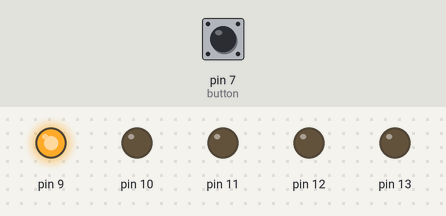
Bench run of a sketch on a simulated Arduino Uno, built with avr-gcc and run on an emulated ATmega328P. Parts: output pins drawn as LEDs (lit = HIGH). The test bench sets the inputs (shaded band); at power-on: pin 7 (button) HIGH.

Above: at 0.05 s.
At 0.75 s:
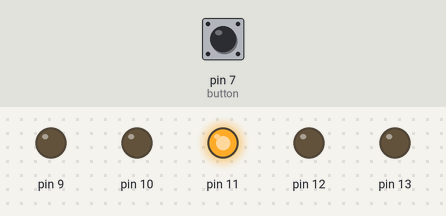
At 1.45 s:
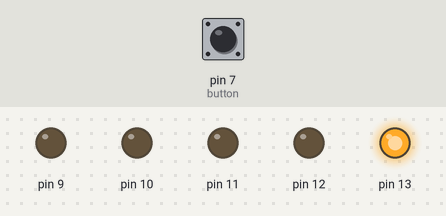
At 2.15 s:
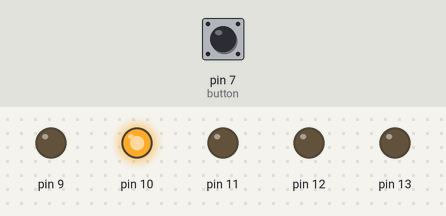
At 2.85 s:
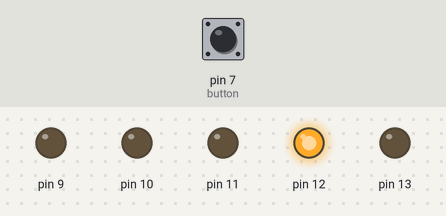
Timing chart, 0 to 3.1 s (numbered marks = the images above):
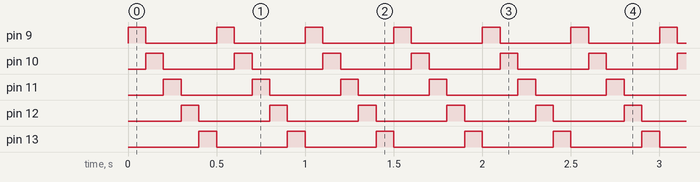

The sketch:

stage2b.ino
```cpp
// Button is on pin 7
int button = 7;

int time = 100;

// Used to save the current LED we are on
int on_led = 0;

// the setup routine runs once when you press reset:
void setup() {
  // initialize the digital pins as outputs.
  for(int led = 9; led < 14; led++) {
    pinMode(led, OUTPUT);
  }
  // set the button pin as an input
  pinMode(button, INPUT);
  // enable the internal pull up resistor
  digitalWrite(button, HIGH);
}


// the loop routine runs over and over again forever:
void loop() {
  int buttonReading = digitalRead(button);

  if(buttonReading == 1) { // If the button is not pressed
    // Do a sequence
    for(int led = 9; led < 14; led = led + 1) {
      digitalWrite(led, HIGH);
      delay(time);
      digitalWrite(led, LOW);
    }
  }

  if(buttonReading == 0) {
    for(int led = 13; led > 8; led = led - 1) {
      digitalWrite(led, HIGH);
      delay(time);
      digitalWrite(led, LOW);
    }
  }
}
```

Measured:
- by itself, pin 9–13: alternates HIGH for 0.10 s and LOW for 0.40 s
